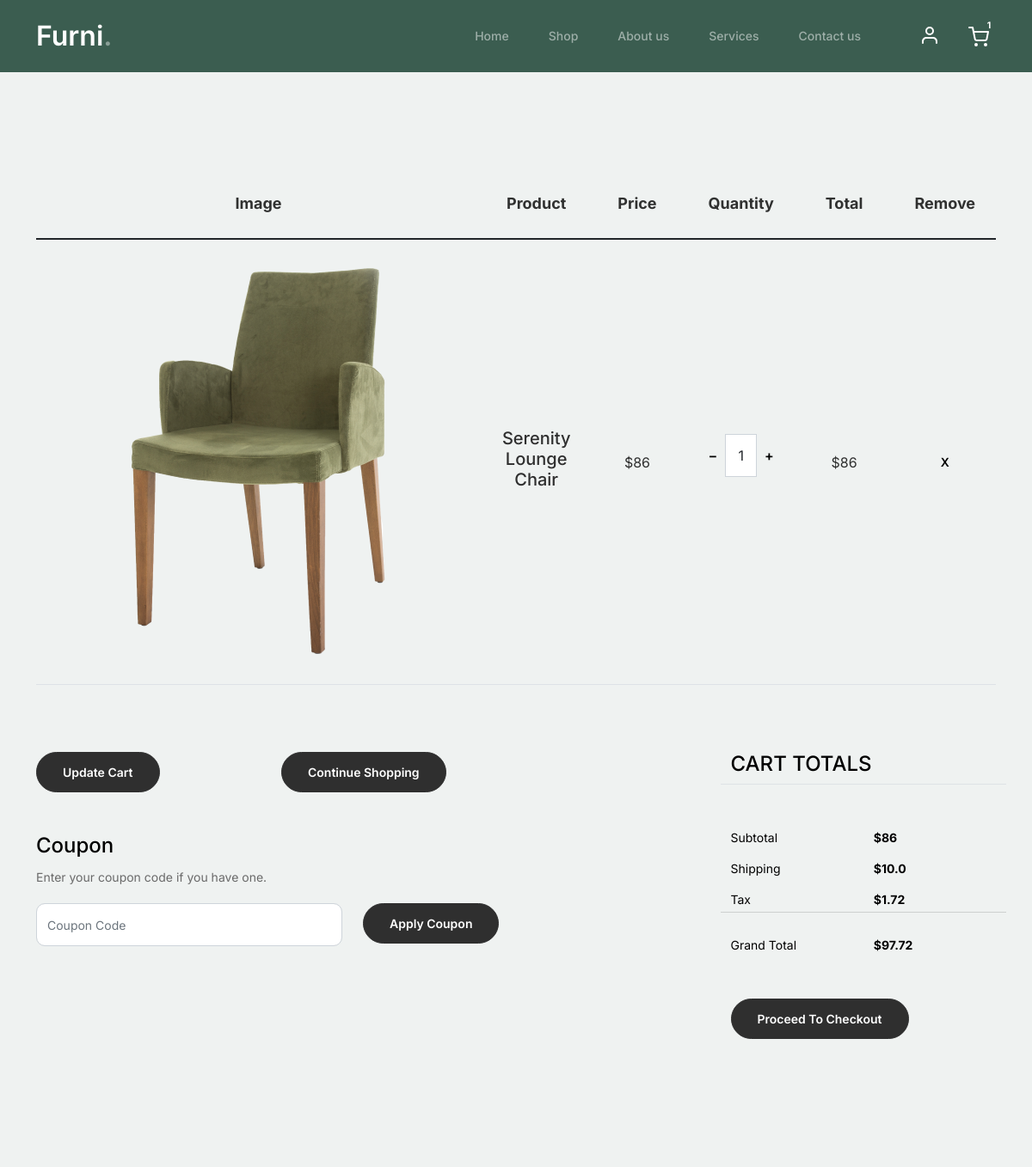
The app's page /cart/ (signed in, upper part), older data.
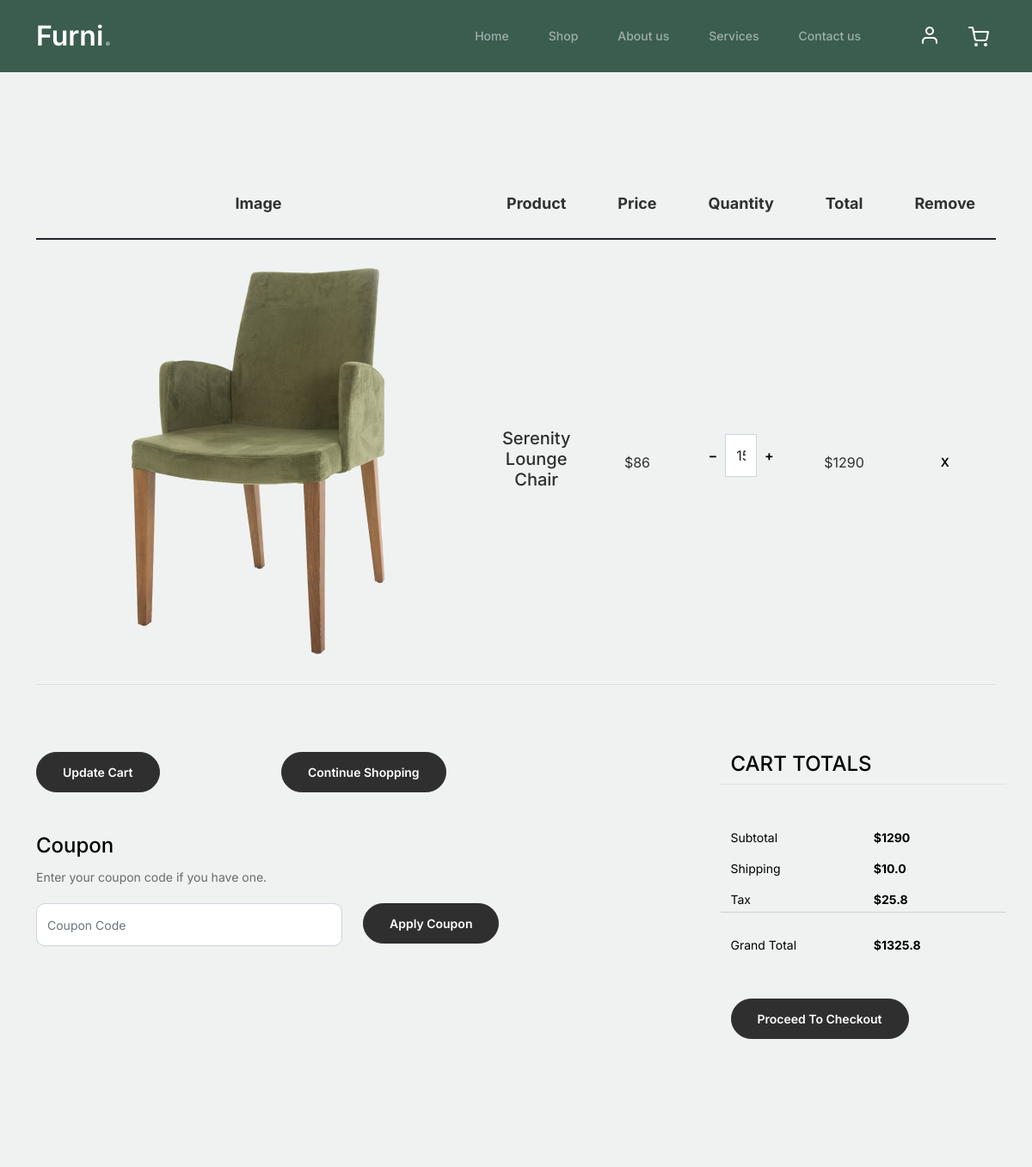
The same page, newer data.
### cart/models.py (models this page shows, shortened)
class CartItem(models.Model):
    user = models.ForeignKey(Account, on_delete=models.CASCADE, null=True)
    product = models.ForeignKey(Product, on_delete=models.CASCADE)
    cart = models.ForeignKey(Cart, on_delete=models.CASCADE, null=True)
    quantity = models.IntegerField()
    is_active = models.BooleanField(default=True)
    def subtotal(self):
        return self.product.price * self.quantity

### shop/models.py (models this page shows, shortened)
class Product(models.Model):
    product_name    = models.CharField(max_length=200, unique=True)
    category        = models.ForeignKey(Category, on_delete=models.CASCADE)
    slug            = models.SlugField(max_length=200, unique=True)
    description     = models.TextField(max_length=500, blank=True)
    price           = models.IntegerField()
    images          = models.ImageField(upload_to='photos/products')
    stock           = models.IntegerField()
    is_available    = models.BooleanField(default=True)
    created_date    = models.DateTimeField(auto_now_add=True)
    modified_date   = models.DateTimeField(auto_now=True)
    def get_url(self):
        return reverse('product_detail', args=[self.category.slug, self.slug])

### cart/views.py (the view)
# urls.py: path("", views.cart, name='cart'),
@login_required(login_url='signin')
def cart(request, total=0, quantity=0, cart_items=None):
    tax, grand_total = 0, 0
    try:
        if request.user.is_authenticated:
            cart_items = CartItem.objects.filter(user=request.user, is_active=True)
        else:
            cart = Cart.objects.get(cart_id=_cart_id(request))
            cart_items = CartItem.objects.filter(cart=cart, is_active=True)
        for cart_item in cart_items:
            total += (cart_item.product.price * cart_item.quantity)
            quantity += cart_item.quantity
        shipping_handling = 10.0
        tax = (2 * total)/100
        grand_total = tax + total + shipping_handling
        context = {
        'total': total,
        "quantity": quantity,
        'cart_items': cart_items,
        'tax': tax,
        'grand_total': grand_total,
        'shipping_handling': shipping_handling
        }
        return render(request, 'shop/cart.html', context)
    except ObjectDoesNotExist:
        pass

### accounts/models.py (called while the page is built)
    @property
    def is_authenticated(self):
        return True

### cart/context_processor.py (called while the page is built)
def counter(request):
    cart_count = 0
    if 'admin' in request.path:
        return {}
    else:
        try:
            cart = Cart.objects.filter(cart_id=_cart_id(request))
            if request.user.is_authenticated:
                cart_items = CartItem.objects.all().filter(user=request.user)
            else:
                cart_items = CartItem.objects.all().filter(cart=cart[:1])
            for cart_item in cart_items:
                cart_count += cart_item.quantity
        except Cart.DoesNotExist:
            cart_count = 0
    if cart_count > 9:
        cart_count = '9+'
    return dict(cart_count=cart_count)

### cart/views.py (called while the page is built)
def _cart_id(request):
    cart = request.session.session_key
    if not cart:
        cart = request.session.create()
    return cart

### templates/shop/cart.html
{% extends 'base.html' %}
{% load static %}
{% block content %}
<div class="untree_co-section before-footer-section">
  {% if not cart_items %}
<div class="card">
  <div class="container">
    <h3 class="text-center my-3">Your shopping cart is empty.</h3>
    <br>
    <div class="text-center my-3">
      <a href="{% url 'shop' %}" class="btn btn-primary">Continue shopping</a>
    </div>
  </div>
</div>
{% else %}
    <div class="container">
      <div class="row mb-5">
        <form class="col-md-12" method="post">
          <div class="site-blocks-table">
            <table class="table">
              <thead>
                <tr>
                  <th class="product-thumbnail">Image</th>
                  <th class="product-name">Product</th>
                  <th class="product-price">Price</th>
                  <th class="product-quantity">Quantity</th>
                  <th class="product-total">Total</th>
                  <th class="product-remove">Remove</th>
                </tr>
              </thead>
              <tbody>
                {% for cart_item in cart_items %}
                <tr>
                  <td class="product-thumbnail">
                    <a href="{{ cart_item.product.get_url }}"><img src="{{ cart_item.product.images.url }}" alt="Image" class="img-md"></a>
                  </td>
                  <td class="product-name">
                    <h2 class="h5 text-black"><a href="{{ cart_item.product.get_url }}" style="text-decoration: none;">{{cart_item.product.product_name}}</a></h2>
                  </td>
                  <td>${{cart_item.product.price}}</td>
                  <td>
                    <div class="input-group mb-3 d-flex align-items-center quantity-container" style="max-width: 120px;">
                      <div class="input-group-prepend">
                        <a href="{% url 'remove_cart' cart_item.product.id %}" class="btn btn-outline-black decrease" type="button">&minus;</a>
                      </div>
                      <input type="text" class="form-control text-center quantity-amount" value="{{ cart_item.quantity }}" placeholder="" aria-label="Example text with button addon" aria-describedby="button-addon1">
                      <div class="input-group-append">
                        <a href="{% url 'add_cart' cart_item.product.id %}" class="btn btn-outline-black increase" type="button">&plus;</a>
                      </div>
                    </div>
                  </td>
                  <td>${{ cart_item.subtotal }}</td>
                  <td><a href="{% url 'remove_cart_item' cart_item.product.id %}" class="btn btn-black btn-sm">X</a></td>
                </tr>
                {% endfor %}
              </tbody>
            </table>
          </div>
        </form>
      </div>
      <div class="row">
        <div class="col-md-6">
          <div class="row mb-5">
            <div class="col-md-6 mb-3 mb-md-0">
              <a class="btn btn-black btn-sm btn-block" href="{% url 'shop' %}">Update Cart</a>
            </div>
            <div class="col-md-6">
              <a class="btn btn-outline-black btn-sm btn-block" href="{% url 'shop' %}">Continue Shopping</a>
            </div>
          </div>
          <div class="row">
            <div class="col-md-12">
              <label class="text-black h4" for="coupon">Coupon</label>
              <p>Enter your coupon code if you have one.</p>
            </div>
            <div class="col-md-8 mb-3 mb-md-0">
              <input type="text" class="form-control py-3" id="coupon" placeholder="Coupon Code">
            </div>
            <div class="col-md-4">
              <button class="btn btn-outline-black btn-sm btn-block mb-3">Apply Coupon</button>
            </div>
          </div>
        </div>
        <div class="col-md-6 pl-5">
          <div class="row justify-content-end">
            <div class="col-md-7">
              <div class="row">
                <div class="col-md-12 text-right border-bottom mb-5">
                  <h3 class="text-black h4 text-uppercase">Cart Totals</h3>
                </div>
              </div>
              <div class="row mb-2">
                <div class="col-md-6">
                  <span class="text-black">Subtotal</span>
                </div>
                <div class="col-md-6 text-right">
                  <strong class="text-black">${{ total }}</strong>
                </div>
              </div>
              <div class="row mb-2">
                <div class="col-md-6">
                  <span class="text-black">Shipping</span>
                </div>
                <div class="col-md-6 text-right">
                  <strong class="text-black">${{ shipping_handling }}</strong>
                </div>
              </div>
              <div class="row mb-2">
                <div class="col-md-6">
                  <span class="text-black">Tax</span>
                </div>
                <div class="col-md-6 text-right">
                  <strong class="text-black">${{ tax }}</strong>
                </div>
                <hr>
              </div>
              <div class="row mb-5">
                <div class="col-md-6">
                  <span class="text-black">Grand Total</span>
                </div>
                <div class="col-md-6 text-right">
                  <strong class="text-black">${{ grand_total }}</strong>
                </div>
              </div>
              <div class="row">
                <div class="col-md-12">
                  <a href="{% url 'checkout' %}" class="btn btn-outline-black btn-sm btn-block" >Proceed To Checkout</a>
                </div>
              </div>
            </div>
          </div>
        </div>
      </div>
    </div>
    {% endif %}
  </div>
{% endblock %}

Row changes from the older to the newer data that the page shows:
changed CartItem "Serenity Lounge Chair": quantity "1" → "15"; subtotal "86" → "1290"
Text that changed along with them:
{{ total }}: "86" → "1290"
{{ tax }}: "1.72" → "25.8"
{{ grand_total }}: "97.72" → "1325.8"
{{ cart_count }}: "1" → (not shown)
